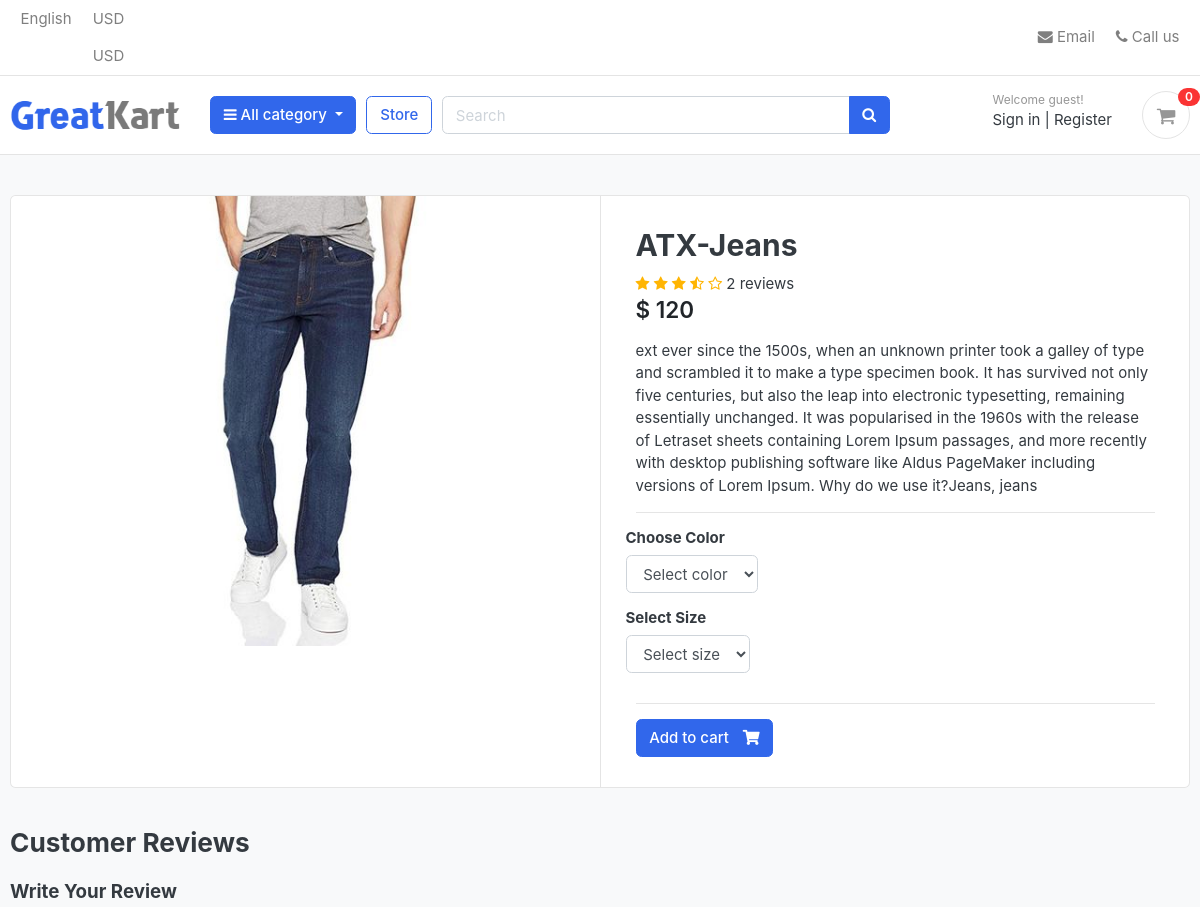
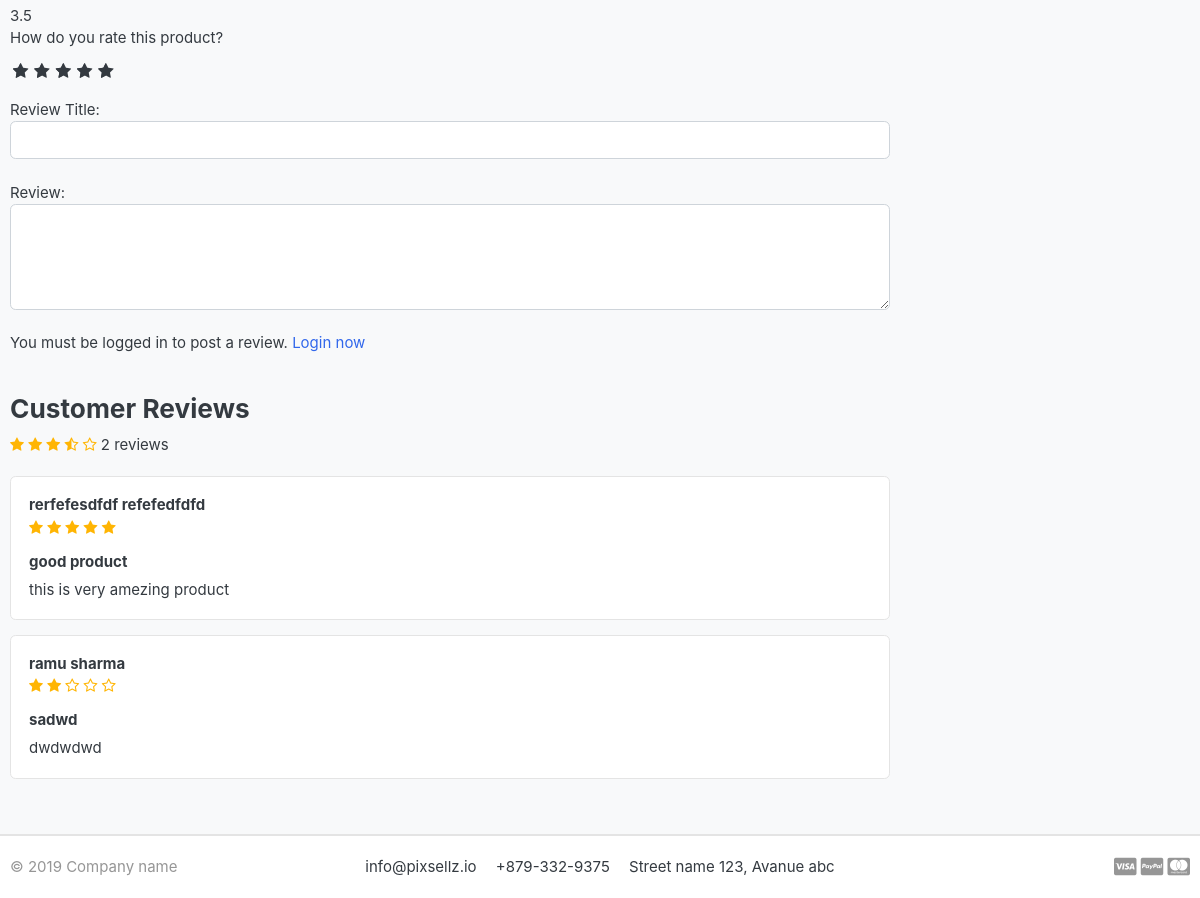
Page /store/category/ajax-jeans/atx-jeans/ on the committed database (2 pictures, top to bottom).
### store/models.py (models this page shows, shortened)
class Product(models.Model):
    product_name = models.CharField(max_length = 200 , unique= True)
    slug = models.SlugField(max_length=200 , unique=True)
    description = models.TextField(max_length=500 , blank=True)
    price = models.IntegerField()
    images = models.ImageField(upload_to='photos/products')
    stock = models.IntegerField()
    is_available = models.BooleanField(default=True)
    category = models.ForeignKey(Category , on_delete=models.CASCADE)
    created_date = models.DateTimeField(auto_now_add=True)
    modified_date = models.DateTimeField(auto_now = True)
    def averageReview(self):
        reviews = ReviewRating.objects.filter(product=self , status = True).aggregate(average=Avg('rating'))
        avg = 0
        if reviews['average'] is not None:
            avg = float(reviews['average'])
        return avg
    def countReview(self):
        reviews = ReviewRating.objects.filter(product=self , status = True).aggregate(count=Count('id'))
        count = 0
        if reviews['count'] is not None:
            count = int(reviews['count'])
        return count

class ReviewRating(models.Model):
    product = models.ForeignKey(Product , on_delete=models.CASCADE)
    user = models.ForeignKey(Account , on_delete=models.CASCADE)
    subject = models.CharField(max_length=100 , blank=True)
    review = models.TextField(max_length=100, blank=True)
    rating = models.FloatField(max_length=500 , blank=True)
    ip =models.CharField(max_length=20 , blank=True)
    status = models.BooleanField(default=True)
    created_date = models.DateTimeField(auto_now_add=True)
    updated_date = models.DateTimeField(auto_now = True)

### accounts/models.py (models this page shows, shortened)
class Account(AbstractBaseUser):
    first_name      = models.CharField(max_length=50)
    last_name       = models.CharField(max_length=50)
    username        = models.CharField(max_length=50, unique=True)
    email           = models.EmailField(max_length=100, unique=True)
    phone_number    = models.CharField(max_length=50)
    date_joined     = models.DateTimeField(auto_now_add=True)
    last_login      = models.DateTimeField(auto_now_add=True)
    is_admin        = models.BooleanField(default=False)
    is_staff        = models.BooleanField(default=False)
    is_active        = models.BooleanField(default=False)
    is_superadmin        = models.BooleanField(default=False)
    USERNAME_FIELD = 'email'
    REQUIRED_FIELDS = ['username', 'first_name', 'last_name']
    objects = MyAccountManager()
    def full_name(self):
        return f'{self.first_name} {self.last_name}'

### store/views.py (the view)
# urls.py: path('category/<slug:category_slug>/<slug:product_slug>/' , views.product_detail , name = 'product_detail' ),
def product_detail(request , category_slug , product_slug):
    try:
        single_product = Product.objects.get(category__slug=category_slug, slug=product_slug)
        in_cart = CartItem.objects.filter(cart__cart_id=_cart_id(request),product = single_product).exists()
    except Exception as e:
        raise e
    if request.user.is_authenticated:
        try:
            orderproduct = OrderProduct.objects.filter(user=request.user, product_id=single_product.id).exists()
        except OrderProduct.DoesNotExist:
            orderproduct = None
    else:
        orderproduct = None
    reviews = ReviewRating.objects.filter(product_id=single_product.id ,status = True)
    context = {
        'single_product': single_product,
        'in_cart':in_cart,
        'orderproduct':orderproduct,
        'reviews':reviews
    }
    return render(request , 'store/product_detail.html' ,context)

### carts/context_processors.py (called while the page is built)
def counter(request):
    cart_count = 0
    if 'admin' in request.path:
        return {}
    else:
        try:
            cart = Cart.objects.filter(cart_id=_cart_id(request))
            if request.user.is_authenticated:
                cart_items = CartItem.objects.all().filter(user=request.user)
            else:
                cart_items = CartItem.objects.all().filter(cart=cart[:1])
            for cart_item in cart_items:
                cart_count += cart_item.quantity
        except Cart.DoesNotExist:
            cart_count = 0
    return dict(cart_count= cart_count)

### carts/views.py (called while the page is built)
def _cart_id(request):
    cart = request.session.session_key
    if not cart:
        cart = request.session.create()
    return cart

### category/context_processors.py (called while the page is built)
def menu_links(request):
    links = Category.objects.all()
    return dict(links = links)

### category/models.py (called while the page is built)
    def get_url(self):
        return reverse('products_by_category', args=[self.slug])

### store/models.py (called while the page is built)
    def colors(self):
        return super(VariationManager, self).filter(variation_category = 'color', is_active= True)

    def sizes(self):
        return super(VariationManager , self).filter(variation_category = 'size' , is_active = True)

### templates/store/product_detail.html (shortened to what this page needs)
{% extends 'base.html' %}
{% load static %}
{% block content %}
<section class="section-content padding-y bg">
    <div class="container">
    <div class="card">
        <div class="row no-gutters">
            <aside class="col-md-6">
    <article class="gallery-wrap">
        <div class="img-big-wrap">
           <a href="#"><img src="{{ single_product.images.url }}"></a>
        </div>
    </article>
            </aside>
            <main class="col-md-6 border-left">
    <form  action="{% url 'add_cart' single_product.id %}" method = 'POST'>
    <article class="content-body">
    <h2 class="title">{{ single_product.product_name }}</h2>
    <div class="rating-star">
        <span>
            <i class="fa fa-star{% if single_product.averageReview < 0.5 %}-o{% elif single_product.averageReview >= 0.5 and single_product.averageReview < 1 %}-half-o {% endif %}" aria-hidden="true"></i>
            <i class="fa fa-star{% if single_product.averageReview < 1.5 %}-o{% elif single_product.averageReview >= 1.5 and single_product.averageReview < 2 %}-half-o {% endif %}" aria-hidden="true"></i>
            <i class="fa fa-star{% if single_product.averageReview < 2.5 %}-o{% elif single_product.averageReview >= 2.5 and single_product.averageReview < 3 %}-half-o {% endif %}" aria-hidden="true"></i>
            <i class="fa fa-star{% if single_product.averageReview < 3.5 %}-o{% elif single_product.averageReview >= 3.5 and single_product.averageReview < 4 %}-half-o {% endif %}" aria-hidden="true"></i>
            <i class="fa fa-star{% if single_product.averageReview < 4.5 %}-o{% elif single_product.averageReview >= 4.5 and single_product.averageReview < 5 %}-half-o {% endif %}" aria-hidden="true"></i>
    <span>{{single_product.countReview}} reviews</span>
            </span>
    </div>
    <div class="mb-3">
        <var class="price h4">$ {{single_product.price}}</var>
    </div>
    <p>{{ single_product.description }}</p>
    <hr>
        <div class="row">
            <div class="item-option-select">
                <h6>Choose Color</h6>
                 <select name = 'color' class = 'form-control'>
                  <option value = "" disabled selected >Select color</option>
                 </select>
            </div>
        </div>
        <div class="row">
            <div class="item-option-select">
                <h6>Select Size</h6>
                <select name = 'size' class = 'form-control'>
                <option value = "" disabled selected >Select size</option>
                 </select>
            </div>
        </div>
        <hr>
      {% if single_product.stock <= 0 %}
        <h5 class = 'text-danger'>Out of stock</h5>
      {% else %}
        <button type="submit"  class="btn  btn-primary"> <span class="text">Add to cart</span> <i class="fas fa-shopping-cart"></i>  </button
      {% endif %}
    </article>
  </form>
            </main>
        </div>
    </div>
    <br>
    <div class="row">
                <div class="col-md-9">
        <header class="section-heading">
            <h3>Customer Reviews </h3>
        </header>
        <form action="{% url 'submit_review' single_product.id %}" method="POST">
            <h5>Write Your Review</h5>
            {{single_product.averageReview}}
            <div>
                <label>How do you rate this product?</label>
                <br>
                <div class="rate">
                    <input type="radio" name="rating" id="rating10" value="5" required /><label for="rating10" title="5"></label>
                    <input type="radio" name="rating" id="rating8" value="4" required /><label for="rating8" title="4"></label>
                    <input type="radio" name="rating" id="rating6" value="3" required /><label for="rating6" title="3"></label>
                    <input type="radio" name="rating" id="rating4" value="2" required /><label for="rating4" title="2"></label>
                    <input type="radio" name="rating" id="rating2" value="1" required /><label for="rating2" title="1"></label>
                </div>
<br>
                Review Title:
                <input type="text" class="form-control" name="subject">
                <br>
                Review:
                <textarea name="review" rows="4" class="form-control"></textarea>
                <br>
                {% if user.is_authenticated %}
                    {% if orderproduct %}
                    <input type="submit" value="Submit Review" class="btn btn-primary">
                    {% else %}
                <p>You must purchase this product this product to post a review. </p>
                {% endif %}
                {% else %}
                <p>You must be logged in to post a review. <span><a href="{% url 'login' %}">Login now</a></span></p>
                {% endif %}
            </div>
        </form>
        <br>
        <header class="section-heading">
            <h3>Customer Reviews </h3>
            <div class="rating-star">
                <span>
                    <i class="fa fa-star{% if single_product.averageReview < 0.5 %}-o{% elif single_product.averageReview >= 0.5 and single_product.averageReview < 1 %}-half-o {% endif %}" aria-hidden="true"></i>
                    <i class="fa fa-star{% if single_product.averageReview < 1.5 %}-o{% elif single_product.averageReview >= 1.5 and single_product.averageReview < 2 %}-half-o {% endif %}" aria-hidden="true"></i>
                    <i class="fa fa-star{% if single_product.averageReview < 2.5 %}-o{% elif single_product.averageReview >= 2.5 and single_product.averageReview < 3 %}-half-o {% endif %}" aria-hidden="true"></i>
                    <i class="fa fa-star{% if single_product.averageReview < 3.5 %}-o{% elif single_product.averageReview >= 3.5 and single_product.averageReview < 4 %}-half-o {% endif %}" aria-hidden="true"></i>
                    <i class="fa fa-star{% if single_product.averageReview < 4.5 %}-o{% elif single_product.averageReview >= 4.5 and single_product.averageReview < 5 %}-half-o {% endif %}" aria-hidden="true"></i>
            <span>{{single_product.countReview}} reviews</span>
                    </span>
            </div>
        </header>
        {% for review in reviews %}
                        <article class="box mb-3">
                            <div class="icontext w-100">
                                <div class="text">
                                    <h6 class="mb-1">{{review.user.full_name}} </h6>
                                    <div class="rating-star">
                                        <span>
                                            <i class="fa fa-star{% if review.rating == 0.5 %}-half-o{% elif review.rating < 1 %}-o {% endif %}" aria-hidden="true"></i>
                                            <i class="fa fa-star{% if review.rating == 1.5 %}-half-o{% elif review.rating < 2 %}-o {% endif %}" aria-hidden="true"></i>
                                            <i class="fa fa-star{% if review.rating == 2.5 %}-half-o{% elif review.rating < 3 %}-o {% endif %}" aria-hidden="true"></i>
                                            <i class="fa fa-star{% if review.rating == 3.5 %}-half-o{% elif review.rating < 4 %}-o {% endif %}" aria-hidden="true"></i>
                                            <i class="fa fa-star{% if review.rating == 4.5 %}-half-o{% elif review.rating < 5 %}-o {% endif %}" aria-hidden="true"></i>
                                        </span>
                                    </div>
                                </div>
                            </div>
                            <div class="mt-3">
                                <h6>{{review.subject}}</h6>
                                <p>
                                    {{review.review}}
                                </p>
                            </div>
                        </article>
        {% endfor %}
        </div>
    </div>
    </div>
    </section>
    {% endblock %}

### static/css/ui.css (style rules this page uses)
html { font-family: "Inter", sans-serif; font-size: 15px; }
.content-body { flex: 1 1 auto; padding: 2rem 2.3rem; }
.padding-y { padding-top: 40px; padding-bottom: 40px; }
var { font-style: normal; }
article:after, .form-group:after { display: block; clear: both; content: ""; }
.bg { background-color: #f8f9fa; }
.section-heading { margin-bottom: 20px; margin-top: 15px; }
p:last-child { margin-bottom: 0; }
.btn .text + i { margin-left: 10px; }
.icontext { display: inline-flex; align-items: center; vertical-align: middle; }
.icontext .text { width: 100%; line-height: 1.2; }
.price { font-weight: 600; color: #212529; }
.box { padding: 18px; background: #fff; border-radius: 0.37rem; border: 1px solid #e4e4e4; }
.gallery-wrap .img-big-wrap { margin-bottom: 10px; border-radius: 0.37rem; overflow: hidden; background-color: #fff; }
.gallery-wrap .img-big-wrap a { text-align: center; display: block; }
.gallery-wrap .img-big-wrap img { height: 450px; width: auto; display: inline-block; }
.item-option-select { margin-bottom: 1rem; display: inline-block; margin-right: 15px; }

### greatcart/static/css/custom.css (style rules this page uses)
.rate { display: inline-block;; border: 0; }
.rate > label { float: right; }
.rate > label:before { display: inline-block; font-size: 1.1rem; font-family: FontAwesome; content: "\f005"; margin:0; padding:0.3rem .2rem; cursor: pointer; }
.rating-star i { color: #ffb503 !important; }

### rows in the picture
Product: images (picture), product_name "ATX-Jeans", countReview "2", price "120", description "ext ever since the 1500s, when an unknown printer took a galley of type and scrambled it to make a type specimen book. It has survived not only five centuries, but also the leap into electronic typesetting, remaining essentially unchanged. It was popularised in the 1960s with the release of Letraset sheets containing Lorem Ipsum passages, and more recently with desktop publishing software like Aldus PageMaker including versions of Lorem Ipsum. Why do we use it?Jeans, jeans", averageReview "3.5"
ReviewRating: user.full_name "rerfefesdfdf refefedfdfd", rating 5 (drawn), subject "good product", review "this is very amezing product"
ReviewRating: user.full_name "ramu sharma", rating 2 (drawn), subject "sadwd", review "dwdwdwd"

### other values in the picture
{{ cart_count }} "0"
